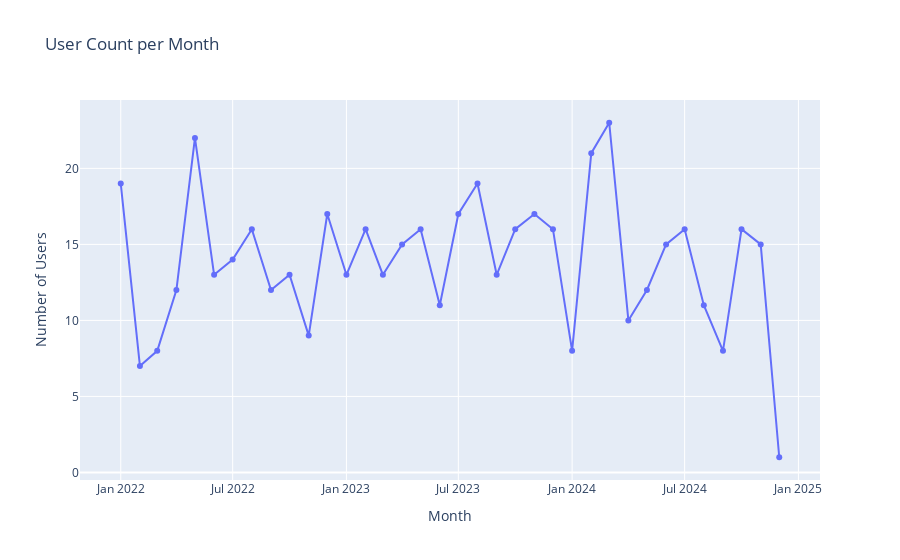

Notebook cell for this chart:
### Code cell
import plotly.express as px

# Create a line plot
fig = px.line(monthly_user_counts, x='year_month', y='user_count', 
              title='User Count per Month',
              labels={'user_count': 'Number of Users', 'year_month': 'Month'},
              markers=True)

# Show the plot
fig.show()

### Figure 1 — Plotly figure (JSON) as saved in the notebook; plotly's stock layout.template omitted (floating-point values rounded to 4 significant figures)
{"data": [{"hovertemplate": "Month=%{x}<br>Number of Users=%{y}<extra></extra>", "legendgroup": "", "line": {"color": "#636efa", "dash": "solid"}, "marker": {"symbol": "circle"}, "mode": "lines+markers", "name": "", "orientation": "v", "showlegend": false, "type": "scatter", "x": ["2022-01", "2022-02", "2022-03", "2022-04", "2022-05", "2022-06", "2022-07", "2022-08", "2022-09", "2022-10", "2022-11", "2022-12", "2023-01", "2023-02", "2023-03", "2023-04", "2023-05", "2023-06", "2023-07", "2023-08", "2023-09", "2023-10", "2023-11", "2023-12", "2024-01", "2024-02", "2024-03", "2024-04", "2024-05", "2024-06", "2024-07", "2024-08", "2024-09", "2024-10", "2024-11", "2024-12"], "xaxis": "x", "y": [19, 7, 8, 12, 22, 13, 14, 16, 12, 13, 9, 17, 13, 16, 13, 15, 16, 11, 17, 19, 13, 16, 17, 16, 8, 21, 23, 10, 12, 15, 16, 11, 8, 16, 15, 1], "yaxis": "y"}], "layout": {"legend": {"tracegroupgap": 0}, "title": {"text": "User Count per Month"}, "xaxis": {"anchor": "y", "domain": [0, 1], "title": {"text": "Month"}}, "yaxis": {"anchor": "x", "domain": [0, 1], "title": {"text": "Number of Users"}}}}
